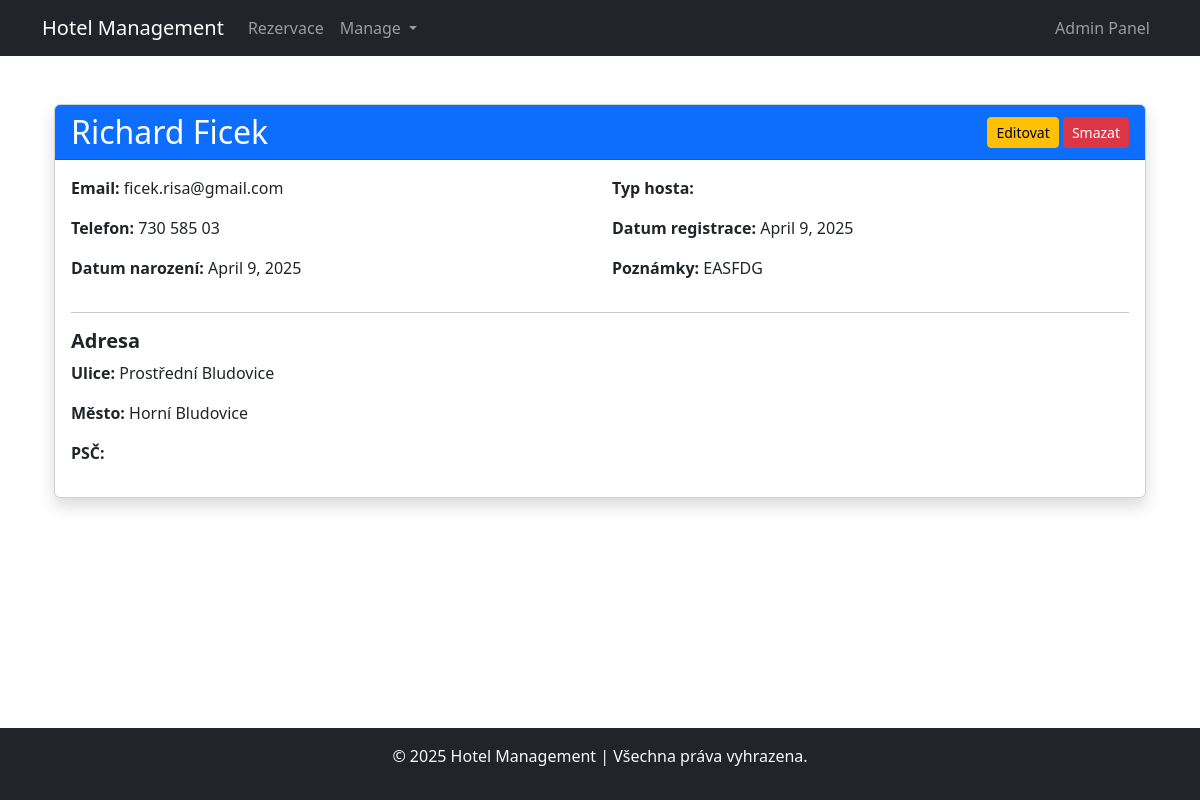
/guests/5/, run on the app's committed database.
### blog/models.py (models this page shows, shortened)
class Guest(models.Model):
    guest_id = models.AutoField(primary_key=True)
    firstname = models.CharField(max_length=100)
    lastname = models.CharField(max_length=100)
    email = models.EmailField()
    phone = models.CharField(max_length=15)
    birth_date = models.DateField(null=True, blank=True)
    address = models.ForeignKey(Address, on_delete=models.CASCADE)
    guest_type = models.CharField(max_length=50)
    registration_date = models.DateField(auto_now_add=True)
    notes = models.TextField(null=True, blank=True)

class Address(models.Model):
    address_id = models.AutoField(primary_key=True)
    street = models.CharField(max_length=255)
    city = models.CharField(max_length=100)
    postal_code = models.CharField(max_length=10)
    country = models.CharField(max_length=100)

### blog/views.py (the view)
# urls.py: path('guests/<int:guest_id>/', views.guest_detail, name='guest_detail'),
def guest_detail(request, guest_id):
    guest = get_object_or_404(Guest, pk=guest_id)
    return render(request, 'management/guest/guest_detail.html', {'guest': guest})

### blog/templates/management/guest/guest_detail.html (shortened to what this page needs)
{% extends 'base.html' %}
{% block content %}
<div class="container mt-4">
    <div class="card shadow">
        <div class="card-header bg-primary text-white d-flex justify-content-between align-items-center">
            <h2 class="mb-0">{{ guest.firstname }} {{ guest.lastname }}</h2>
            <div>
                <a href="{% url 'guest_update' guest.guest_id %}" class="btn btn-warning btn-sm">Editovat</a>
                <button class="btn btn-danger btn-sm" data-bs-toggle="modal" data-bs-target="#deleteModal" data-guest-id="{{ guest.guest_id }}" data-guest-name="{{ guest.firstname }} {{ guest.lastname }}">
                    Smazat
                </button>
            </div>
        </div>
        <div class="card-body">
            <div class="row mb-3">
                <div class="col-md-6">
                    <p><strong>Email:</strong> {{ guest.email }}</p>
                    <p><strong>Telefon:</strong> {{ guest.phone }}</p>
                    <p><strong>Datum narození:</strong> {{ guest.birth_date }}</p>
                </div>
                <div class="col-md-6">
                    <p><strong>Typ hosta:</strong> {{ guest.guest_type }}</p>
                    <p><strong>Datum registrace:</strong> {{ guest.registration_date }}</p>
                    <p><strong>Poznámky:</strong> {{ guest.notes|default:"Žádné poznámky" }}</p>
                </div>
            </div>
            <hr>
            <h5><strong>Adresa</strong></h5>
            <p><strong>Ulice:</strong> {{ guest.address.street }}</p>
            <p><strong>Město:</strong> {{ guest.address.city }}</p>
            <p><strong>PSČ:</strong> {{ guest.address.zip_code }}</p>
        </div>
    </div>
</div>
{% endblock %}

### blog/templates/base.html (style rules this page uses)
html, body { height: 100%; margin: 0; display: flex; flex-direction: column; }

### data on the page
Guest: firstname "Richard", lastname "Ficek", email "ficek.risa@gmail.com", phone "730 585 03", birth_date "April 9, 2025", registration_date "April 9, 2025", notes "EASFDG", address.street "Prostřední Bludovice", address.city "Horní Bludovice"
